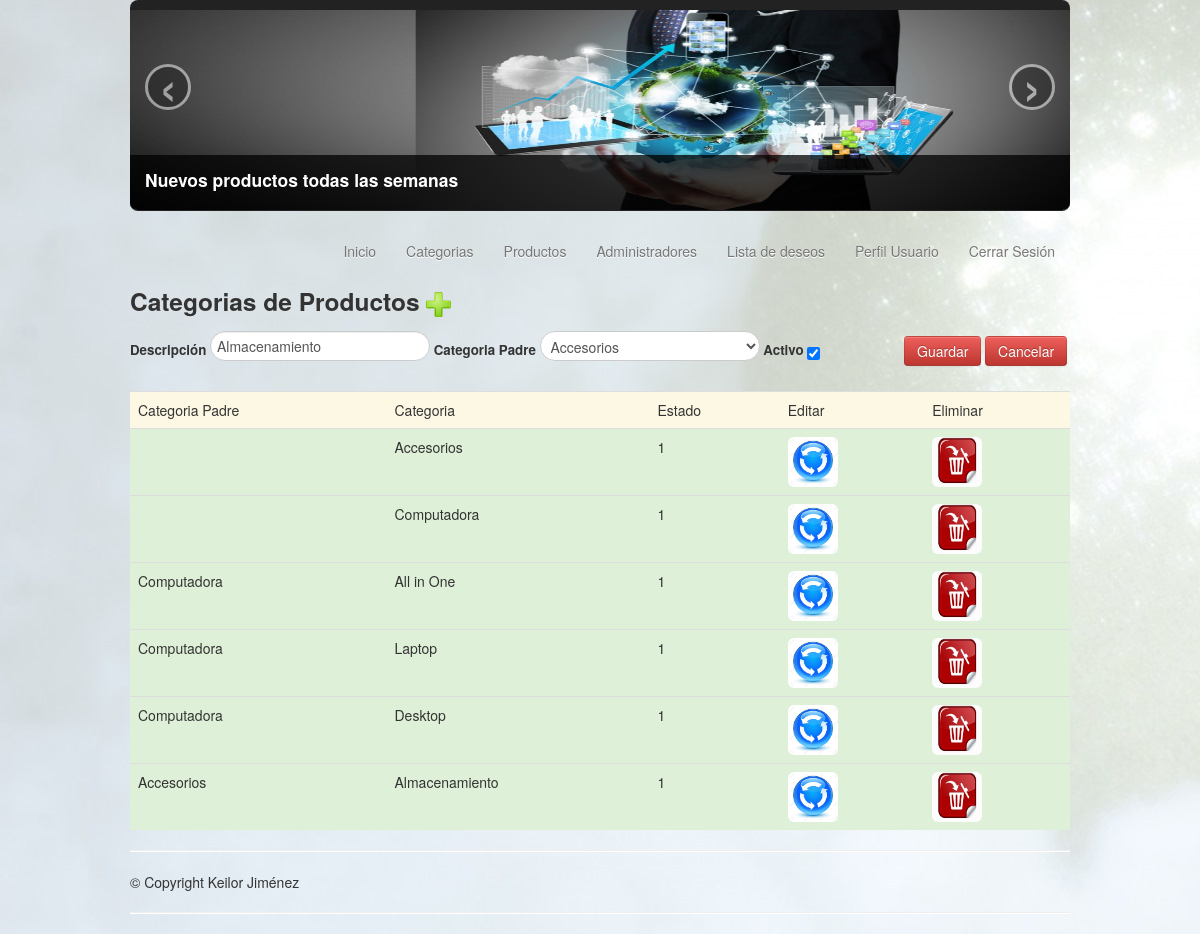
The app's page /admin_categories.php?action=edit&id=7&superc=Accesorios&category=Almacenamiento&state=1&id_superc=4 (signed in) with its own data.
### tables this page shows
CREATE TABLE `categories` (
  `id` int(11) NOT NULL,
  `description` varchar(30) NOT NULL,
  `id_supercategory` int(11) NOT NULL,
  `state` tinyint(1) NOT NULL
);

### class/categories.php (the view, shortened to what this page needs)
<?php
class categories
{
	private $connect_db;
	function categories()
	{
		$this->connect_db 	= $_SESSION['connect'];
	}
	function category_table(){
		$sql=("SELECT cat.id, sup.description, cat.description, cat.state, sup.id
			FROM categories cat
			 LEFT JOIN categories sup
			 ON sup.id = cat.id_supercategory
			 ORDER BY sup.id ASC");
		$qSelect = $this->connect_db->query($sql);
		while($array=mysqli_fetch_array($qSelect)){
			echo "<tr class='success'>";
			echo 	"<td>$array[1]</td>";
			echo 	"<td>$array[2]</td>";
			echo 	"<td>$array[3]</td>";
			echo 	"<td><a href='admin_categories.php?action=edit&id=$array[0]&superc=$array[1]&category=$array[2]&state=$array[3]&id_superc=$array[4]'><img src='../images/update.jpg' class='img-rounded' width='25'></td>";
			echo 	"<td><a href='admin_categories.php?action=delete&id=$array[0]&category=$array[2]'><img src='../images/delete.png' class='img-rounded' width='25'></td>";
			echo "</tr>";
		}
	}
}
?>

### records on screen
categories: description "Accesorios", state "1"
categories: description "Computadora", state "1"
categories: categories.description "Computadora", description "All in One", state "1"
categories: categories.description "Computadora", description "Laptop", state "1"
categories: categories.description "Computadora", description "Desktop", state "1"
categories: categories.description "Accesorios", description "Almacenamiento", state "1"

### other values on screen
form field supercategory "Accesorios"
